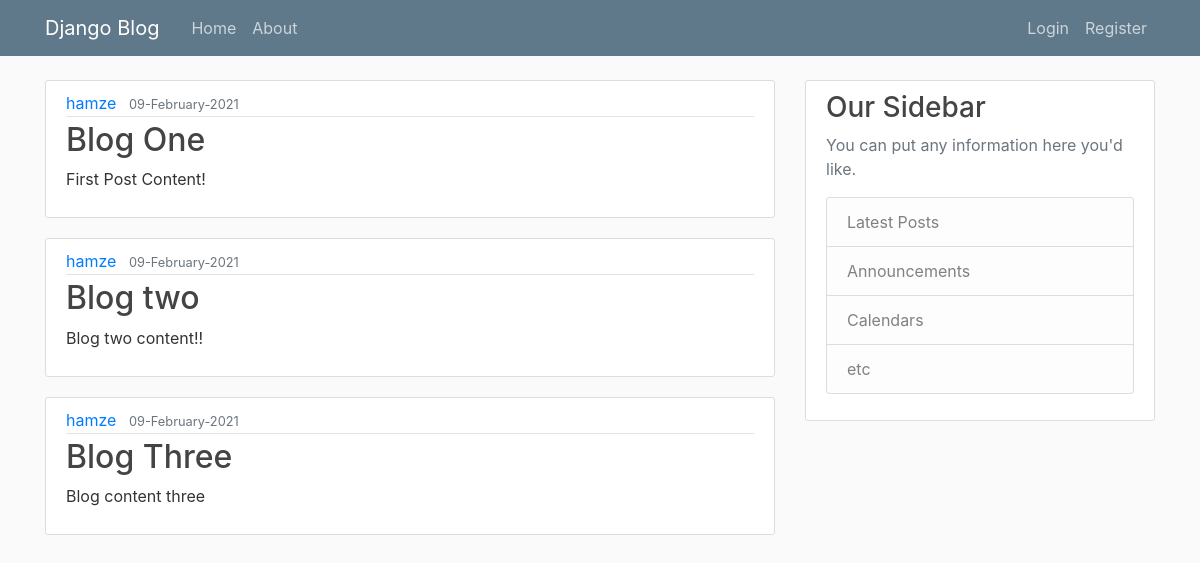
Screenshot of /blog/ with the database file from the repository.
### blog/models.py (models this page shows, shortened)
class Post(models.Model):
    title = models.CharField(max_length=100)
    content = models.TextField()
    date_posted = models.DateTimeField(default=timezone.now)
    author = models.ForeignKey(to=User, on_delete=models.CASCADE)

### blog/views.py (the view)
# urls.py: path('', blog_views.home, name='blog-home'),
def home(request):
    posts = m.Post
    context = {'postsss': posts.objects.all()}
    return render(request, 'blog/home.html', context=context)

### blog/templates/blog/home.html
{% extends 'blog/base.html' %}
{% block content %}
{% for post in postsss %}
    <article class="media content-section">
      <div class="media-body">
        <div class="article-metadata">
          <a class="mr-2" href="#">{{ post.author }}</a>
          <small class="text-muted">{{ post.date_posted | date:"d-F-Y" }}</small>
        </div>
        <h2><a class="article-title" href="#">{{ post.title }}</a></h2>
        <p class="article-content">{{ post.content }}</p>
      </div>
    </article>
{% endfor %}
{% endblock content %}

### blog/static/blog/main.css (style rules this page uses)
body { background: #fafafa; color: #333333; margin-top: 5rem; }
h1, h2, h3, h4, h5, h6 { color: #444444; }
.content-section { background: #ffffff; padding: 10px 20px; border: 1px solid #dddddd; border-radius: 3px; margin-bottom: 20px; }
.article-title { color: #444444; }
.article-content { white-space: pre-line; }
.article-metadata { padding-bottom: 1px; margin-bottom: 4px; border-bottom: 1px solid #e3e3e3 }

### rows the page displays
Post: author "hamze", date_posted "09-February-2021", title "Blog One", content "First Post Content!"
Post: author "hamze", date_posted "09-February-2021", title "Blog two", content "Blog two content!!"
Post: author "hamze", date_posted "09-February-2021", title "Blog Three", content "Blog content three"
